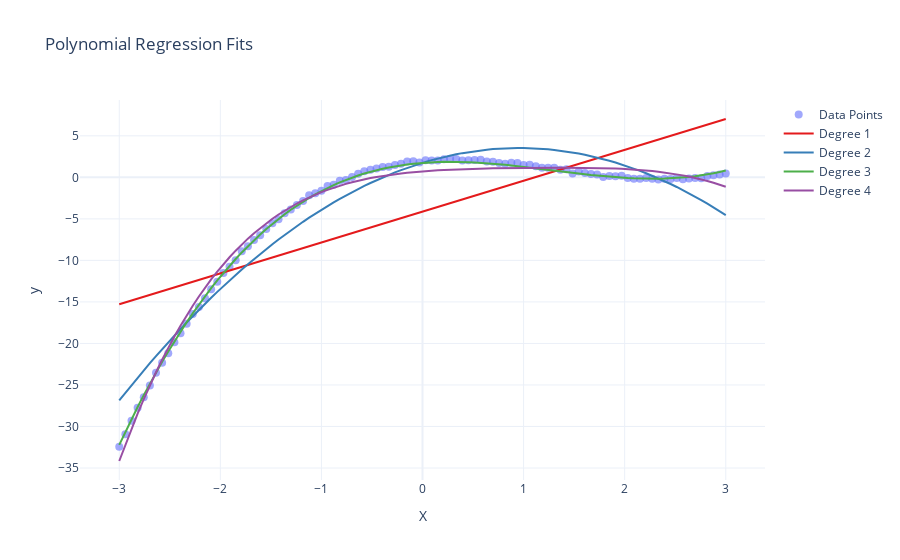
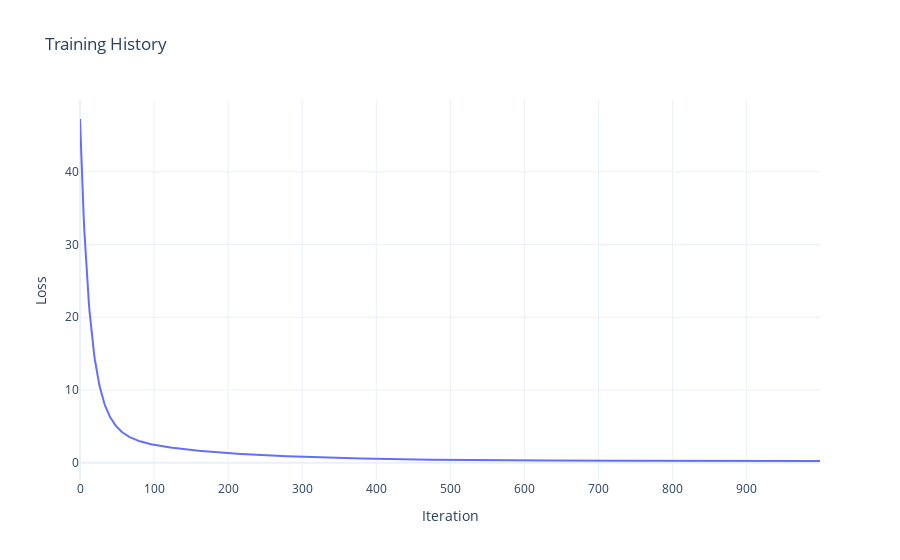

Notebook code cell kept with these figures, in order:
### Markdown cell above
## Model Training and Evaluation

### Code cell
# Create models with different polynomial degrees
degrees = [1, 2, 3, 4]
models = []

for degree in degrees:
    model = AdvancedLinearRegression(
        learning_rate=0.01,
        n_iterations=1000,
        polynomial_degree=degree,
        regularization='l2',
        lambda_reg=0.01
    )
    model.fit(X, y)
    models.append(model)

# Create visualizer
visualizer = AdvancedVisualizer()

# Plot polynomial fits
poly_plot = visualizer.plot_polynomial_fit(X, y, models)
poly_plot.show()

# Plot training history for the cubic model
history_plot = visualizer.plot_training_history(models[2].history)
history_plot.show()
